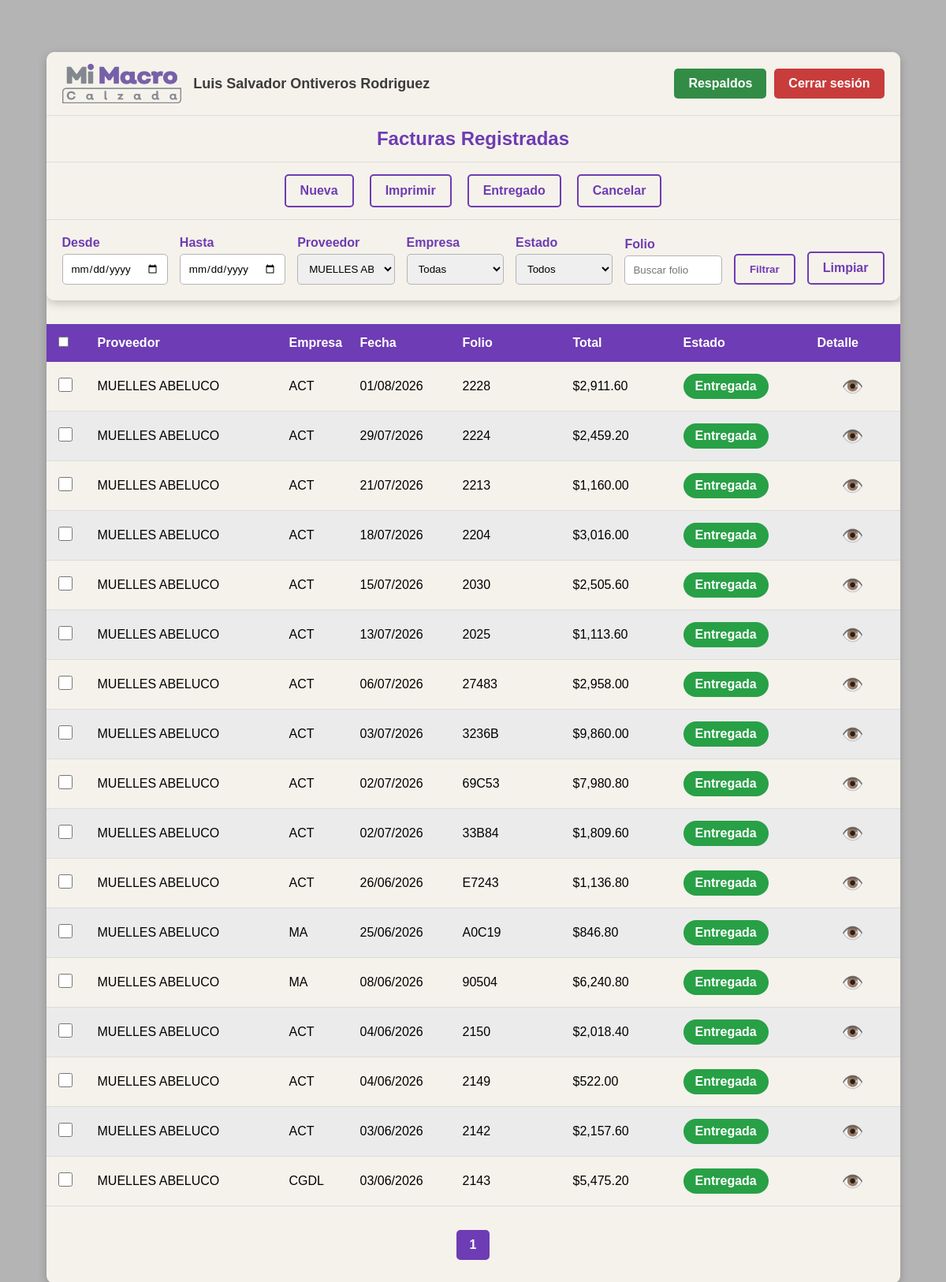
The page /facturas.php?id_provedor=26 (signed in) on the database its author committed.
### tables this page shows
CREATE TABLE `factura` (
  `id` int(11) NOT NULL,
  `id_empresa` int(11) NOT NULL,
  `id_provedor` int(11) NOT NULL,
  `folio` varchar(20) NOT NULL,
  `fecha` date NOT NULL,
  `total` decimal(10,2) NOT NULL,
  `estado` int(11) NOT NULL DEFAULT 0,
  `fecha_registro` date NOT NULL,
  `fecha_entregado` date DEFAULT NULL
);

CREATE TABLE `provedores` (
  `id` int(11) NOT NULL,
  `nombre` varchar(255) NOT NULL,
  `irs` int(11) NOT NULL DEFAULT 0,
  `eliminado` int(1) NOT NULL DEFAULT 0
);

### facturas.php (the view, shortened to what this page needs)
<?php
$con = conecta();
$fecha_inicio = isset($_GET['fecha_inicio']) ? $_GET['fecha_inicio'] : '';
$fecha_fin    = isset($_GET['fecha_fin'])    ? $_GET['fecha_fin']    : '';
$id_provedor  = isset($_GET['id_provedor'])  ? intval($_GET['id_provedor'])  : 0;
$id_empresa   = isset($_GET['id_empresa'])   ? intval($_GET['id_empresa'])   : 0;
$folio        = isset($_GET['folio'])        ? trim($_GET['folio'])        : '';
$estado       = isset($_GET['estado'])       ? $_GET['estado']             : '';
$where = "WHERE 1=1";
if($id_provedor > 0){
    $where .= " AND f.id_provedor = $id_provedor";
}
$registros_por_pagina = 30;
$pagina = isset($_GET['pagina']) ? intval($_GET['pagina']) : 1;
$inicio = ($pagina - 1) * $registros_por_pagina;
$sqlTotal = "SELECT COUNT(*) AS total
             FROM factura f
             INNER JOIN provedores p ON f.id_provedor = p.id
             INNER JOIN empresa e ON f.id_empresa = e.id
             $where";
$resTotal = $con->query($sqlTotal);
$filaTotal = $resTotal->fetch_assoc();
$total_registros = $filaTotal['total'];
$total_paginas = ceil($total_registros / $registros_por_pagina);
$sql = "SELECT
            f.id,
            f.id_empresa,
            p.nombre AS proveedor,
            e.nombre AS empresa,
            f.fecha,
            f.folio,
            f.total,
            f.estado
        FROM factura f
        INNER JOIN provedores p ON f.id_provedor = p.id
        INNER JOIN empresa e ON f.id_empresa = e.id
        $where
        ORDER BY f.fecha DESC
        LIMIT $inicio, $registros_por_pagina";
$resultado = $con->query($sql);
?>
<!DOCTYPE html>
<html lang="es">
<head>
    <link rel="stylesheet" href="css/facturas.css">
    <link rel="stylesheet" href="css/menu.css">
</head>
<body>
<div class="contenedor">
    <?php include("menu.php"); ?>
    <div class="encabezado">
        <div>
            <input
                type="checkbox"
                id="chkTodas"
                title="Seleccionar todas las facturas de esta página">
        </div>
        <div>Proveedor</div>
        <div>Empresa</div>
        <div>Fecha</div>
        <div>Folio</div>
        <div>Total</div>
        <div>Estado</div>
        <div>Detalle</div>
    </div>
    <?php while($fila = $resultado->fetch_assoc()){ ?>
        <?php
        $clase = "";
        $texto = "";
        switch($fila['estado']){
            case 2:
                $clase = "entregada";
                $texto = "Entregada";
                break;
        }
        switch($fila['id_empresa']){
            case 5:
                $empresa = "CGDL";
                break;
            case 6:
                $empresa = "ACT";
                break;
            case 7:
                $empresa = "MA";
                break;
        }
        ?>
        <div class="fila">
            <div>
                <input type="checkbox" class="chkFactura" value="<?= $fila['id'] ?>">
            </div>
            <div>
                <?= htmlspecialchars($fila['proveedor']) ?>
            </div>
            <div>
                <?= $empresa ?>
            </div>
            <div>
                <?= date('d/m/Y', strtotime($fila['fecha'])) ?>
            </div>
            <div>
                <?= htmlspecialchars($fila['folio']) ?>
            </div>
            <div>
                $<?= number_format($fila['total'], 2) ?>
            </div>
            <div>
                <span class="estado <?= $clase ?>">
                    <?= $texto ?>
                </span>
            </div>
            <div class="accion">
                <a href="factura_detalle.php?id=<?= $fila['id'] ?>">👁️</a>
            </div>
        </div>
    <?php } ?>
    <div class="paginacion">
        <?php for($i = 1; $i <= $total_paginas; $i++){ ?>
            <a
    href="?pagina=<?= $i ?>&fecha_inicio=<?= urlencode($fecha_inicio) ?>&fecha_fin=<?= urlencode($fecha_fin) ?>&id_provedor=<?= $id_provedor ?>&id_empresa=<?= $id_empresa ?>&folio=<?= urlencode($folio) ?>&estado=<?= urlencode($estado) ?>"
                class="<?= ($i == $pagina) ? 'actual' : '' ?>">
                <?= $i ?>
            </a>
        <?php } ?>
    </div>
</div>
</body>
</html>

### css/facturas.css (style rules this page uses)
* { margin: 0; padding: 0; box-sizing: border-box; font-family: Arial, Helvetica, sans-serif; }
body { background-color: rgb(180, 180, 180); min-height: 100vh; padding: 30px; margin: 3% 0; }
.contenedor { width: 95%; margin: auto; background-color: rgb(245, 242, 235); border-radius: 10px; overflow: hidden; box-shadow: 0px 4px 12px rgba(0, 0, 0, .2); }
.encabezado, .fila { display: grid; grid-template-columns: 50px 2fr 90px 130px 140px 140px 170px 90px; align-items: center; }
.encabezado { background-color: rgb(110, 60, 180); color: white; font-weight: bold; padding: 15px; }
.fila { padding: 15px; border-bottom: 1px solid rgb(220, 220, 220); }
.fila:nth-child(even) { background-color: rgb(235, 235, 235); }
.estado { display: inline-block; padding: 7px 15px; border-radius: 20px; color: white; font-weight: bold; text-align: center; }
.entregada { background-color: rgb(40, 160, 70); }
.accion { text-align: center; }
.accion a { text-decoration: none; font-size: 1.4rem; transition: .2s; }
.chkFactura { width: 18px; height: 18px; cursor: pointer; }
.paginacion { padding: 30px; display: flex; justify-content: center; gap: 10px; flex-wrap: wrap; }
.paginacion a { text-decoration: none; color: rgb(110, 60, 180); border: 2px solid rgb(110, 60, 180); padding: 8px 15px; border-radius: 5px; font-weight: bold; transition: .2s; }
.paginacion .actual { background-color: rgb(110, 60, 180); color: white; border: 2px solid rgb(110, 60, 180); padding: 8px 15px; border-radius: 5px; font-weight: bold; }

### rows shown on the page
factura: id_provedor.nombre "MUELLES ABELUCO", id_empresa "ACT", fecha "01/08/2026", folio "2228", total "2,911.60", estado "Entregada"
factura: id_provedor.nombre "MUELLES ABELUCO", id_empresa "ACT", fecha "29/07/2026", folio "2224", total "2,459.20", estado "Entregada"
factura: id_provedor.nombre "MUELLES ABELUCO", id_empresa "ACT", fecha "21/07/2026", folio "2213", total "1,160.00", estado "Entregada"
factura: id_provedor.nombre "MUELLES ABELUCO", id_empresa "ACT", fecha "18/07/2026", folio "2204", total "3,016.00", estado "Entregada"
factura: id_provedor.nombre "MUELLES ABELUCO", id_empresa "ACT", fecha "15/07/2026", folio "2030", total "2,505.60", estado "Entregada"
factura: id_provedor.nombre "MUELLES ABELUCO", id_empresa "ACT", fecha "13/07/2026", folio "2025", total "1,113.60", estado "Entregada"
factura: id_provedor.nombre "MUELLES ABELUCO", id_empresa "ACT", fecha "06/07/2026", folio "27483", total "2,958.00", estado "Entregada"
factura: id_provedor.nombre "MUELLES ABELUCO", id_empresa "ACT", fecha "03/07/2026", folio "3236B", total "9,860.00", estado "Entregada"
factura: id_provedor.nombre "MUELLES ABELUCO", id_empresa "ACT", fecha "02/07/2026", folio "69C53", total "7,980.80", estado "Entregada"
factura: id_provedor.nombre "MUELLES ABELUCO", id_empresa "ACT", fecha "02/07/2026", folio "33B84", total "1,809.60", estado "Entregada"
factura: id_provedor.nombre "MUELLES ABELUCO", id_empresa "ACT", fecha "26/06/2026", folio "E7243", total "1,136.80", estado "Entregada"
factura: id_provedor.nombre "MUELLES ABELUCO", id_empresa "MA", fecha "25/06/2026", folio "A0C19", total "846.80", estado "Entregada"
factura: id_provedor.nombre "MUELLES ABELUCO", id_empresa "MA", fecha "08/06/2026", folio "90504", total "6,240.80", estado "Entregada"
factura: id_provedor.nombre "MUELLES ABELUCO", id_empresa "ACT", fecha "04/06/2026", folio "2150", total "2,018.40", estado "Entregada"
factura: id_provedor.nombre "MUELLES ABELUCO", id_empresa "ACT", fecha "04/06/2026", folio "2149", total "522.00", estado "Entregada"
factura: id_provedor.nombre "MUELLES ABELUCO", id_empresa "ACT", fecha "03/06/2026", folio "2142", total "2,157.60", estado "Entregada"
factura: id_provedor.nombre "MUELLES ABELUCO", id_empresa "CGDL", fecha "03/06/2026", folio "2143", total "5,475.20", estado "Entregada"

### other values the page prints
$nombre "Luis Salvador Ontiveros Rodriguez"
form field id_provedor "MUELLES ABELUCO"
